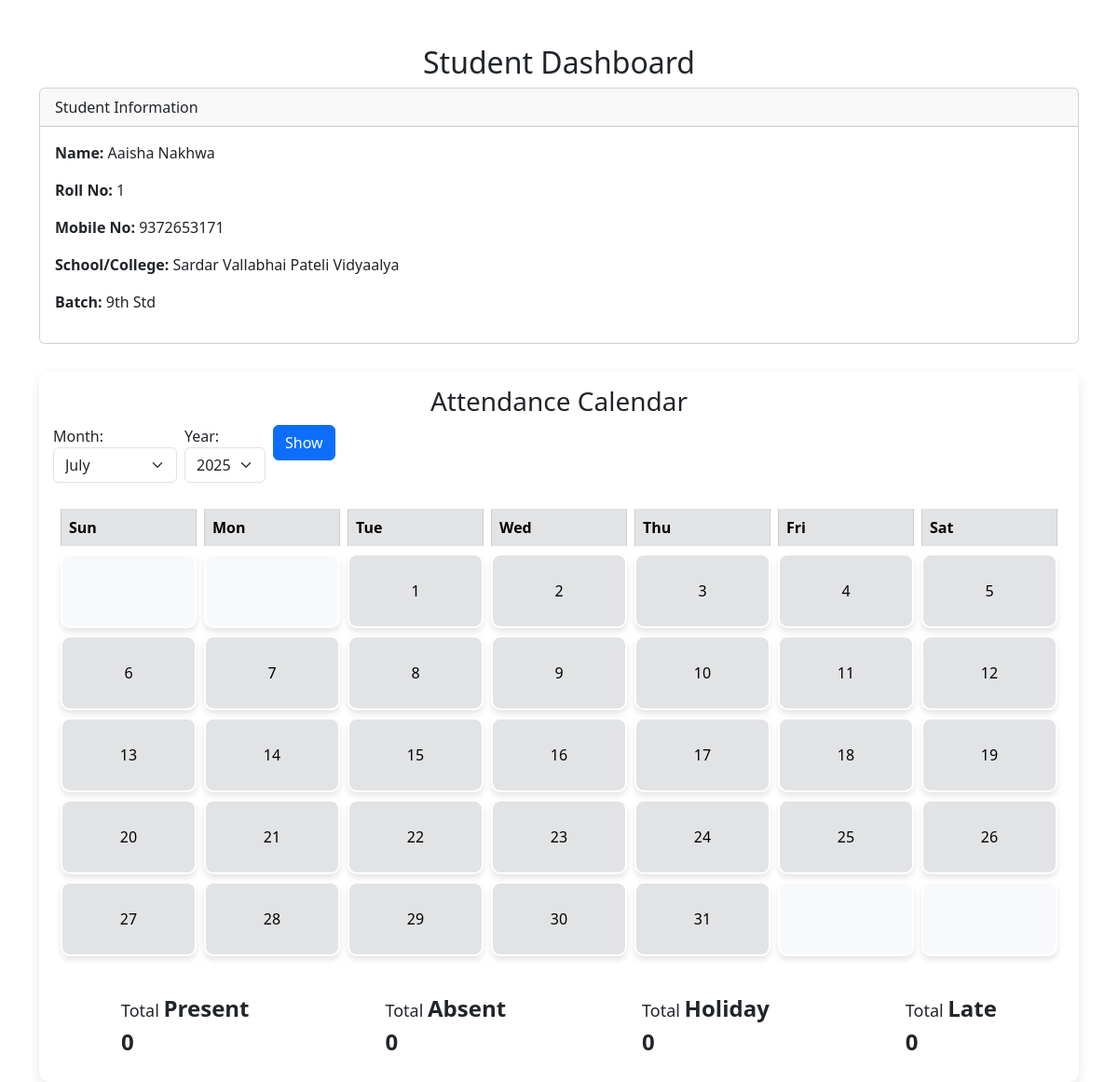
The page /student_dashboard/attendance_crud/index.php (signed in) on the database as committed earlier.
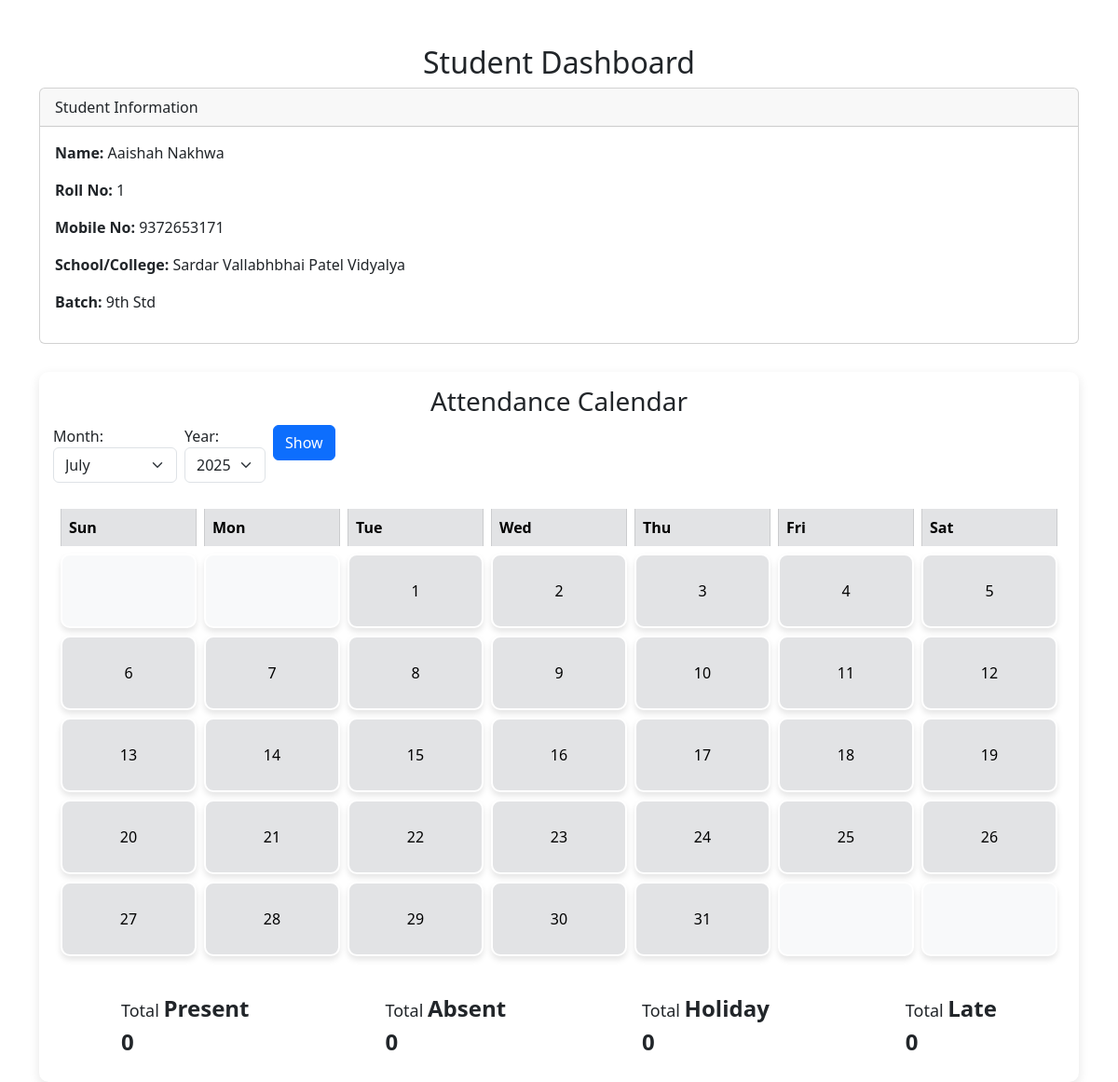
The same page on the database as committed later.
### tables this page shows
CREATE TABLE `student_record` (
  `photo` varchar(200) DEFAULT NULL,
  `student_id` varchar(200) NOT NULL,
  `first_name` varchar(100) DEFAULT NULL,
  `last_name` varchar(100) DEFAULT NULL,
  `roll_no` varchar(200) DEFAULT NULL,
  `parent_name` varchar(200) DEFAULT NULL,
  `dob` date DEFAULT NULL,
  `mobile_no` varchar(200) DEFAULT NULL,
  `gender` varchar(200) DEFAULT NULL,
  `address` varchar(200) DEFAULT NULL,
  `batch_name` varchar(200) DEFAULT NULL,
  `start_date` date DEFAULT NULL,
  `class_subject` varchar(200) DEFAULT NULL,
  `school_college` varchar(200) DEFAULT NULL,
  `attachment` varchar(200) DEFAULT NULL,
  `email` varchar(100) DEFAULT NULL,
  `std` varchar(100) DEFAULT NULL,
  `reciept_no` varchar(200) DEFAULT NULL,
  `password` varchar(200) DEFAULT NULL
);

### student_dashboard/attendance_crud/index.php (the view, shortened to what this page needs)
<?php
include "../database/config.php";
$mobile = $_SESSION['student'];
$sql = "SELECT * FROM student_record WHERE mobile_no = '$mobile'";
$result = mysqli_query($conn, $sql);
if (mysqli_num_rows($result) > 0) {
    $student = mysqli_fetch_assoc($result);
} else {
    echo "No student found with this mobile number.";
    exit();
}
$selected_year = date('Y');
$selected_month = date('m');
$daysInMonth = cal_days_in_month(CAL_GREGORIAN, $selected_month, $selected_year);
$total_present = 0;
$total_absent = 0;
$total_holiday = 0;
$total_late = 0;
?>
<!DOCTYPE html>
<html lang="en">
<head>
    <link href="https://cdn.jsdelivr.net/npm/bootstrap@5.3.0-alpha1/dist/css/bootstrap.min.css" rel="stylesheet">
</head>
<body>
<div class="container mt-5">
    <h2 class="text-center">Student Dashboard</h2>
    <div class="card mb-3">
        <div class="card-header">Student Information</div>
        <div class="card-body">
            <p><strong>Name:</strong> <?php echo $student['first_name'] . " " . $student['last_name']; ?></p>
            <p><strong>Roll No:</strong> <?php echo $student['roll_no']; ?></p>
            <p><strong>Mobile No:</strong> <?php echo $student['mobile_no']; ?></p>
            <p><strong>School/College:</strong> <?php echo $student['school_college']; ?></p>
            <p><strong>Batch:</strong> <?php echo $student['batch_name']; ?></p>
        </div>
    </div>
    <div class="calendar-container">
        <h3 class="text-center">Attendance Calendar</h3>
        <div class="dropdowns">
            <form method="GET" class="d-flex">
                <div class="form-group">
                    <label for="month">Month:</label>
                    <select name="month" id="month" class="form-select">
                        <?php
                        for ($m = 1; $m <= 12; $m++) {
                            $month_str = str_pad($m, 2, '0', STR_PAD_LEFT);
                            $selected = ($selected_month == $month_str) ? 'selected' : '';
                            echo "<option value='$m' $selected>" . date('F', mktime(0, 0, 0, $m, 1)) . "</option>";
                        }
                        ?>
                    </select>
                </div>
                <div class="form-group mx-2">
                    <label for="year">Year:</label>
                    <select name="year" id="year" class="form-select">
                        <?php
                        for ($y = date('Y') - 5; $y <= date('Y') + 1; $y++) {
                            $selected = ($selected_year == $y) ? 'selected' : '';
                            echo "<option value='$y' $selected>$y</option>";
                        }
                        ?>
                    </select>
                </div>
                <div class="form-group">
                    <button type="submit" class="btn btn-primary">Show</button>
                </div>
            </form>
        </div>
        <table class="table table-bordered calendar-table">
            <thead>
                <tr class="table-secondary">
                    <th>Sun</th>
                    <th>Mon</th>
                    <th>Tue</th>
                    <th>Wed</th>
                    <th>Thu</th>
                    <th>Fri</th>
                    <th>Sat</th>
                </tr>
            </thead>
            <tbody>
            <?php
            $firstDay = date('w', strtotime("$selected_year-$selected_month-01"));
            $day = 1;
            echo "<tr>";
            for ($i = 0; $i < $firstDay; $i++) {
                echo "<td></td>";
            }
            while ($day <= $daysInMonth) {
                if (($i % 7) == 0) {
                    echo "</tr><tr>";
                }
                $statusClass = "other";
                echo "<td class='$statusClass'>$day</td>";
                $day++;
                $i++;
            }
            while (($i % 7) != 0) {
                echo "<td></td>";
                $i++;
            }
            echo "</tr>";
            ?>
            </tbody>
        </table>
        <div class="summary-container">
            <div class="summary-item">
                <p>Total <strong>Present</strong></p>
                <strong><?php echo $total_present; ?></strong>
            </div>
            <div class="summary-item">
                <p>Total <strong>Absent</strong></p>
                <strong><?php echo $total_absent; ?></strong>
            </div>
            <div class="summary-item">
                <p>Total <strong>Holiday</strong></p>
                <strong><?php echo $total_holiday; ?></strong>
            </div>
            <div class="summary-item">
                <p>Total <strong>Late</strong></p>
                <strong><?php echo $total_late; ?></strong>
            </div>
        </div>
    </div>
</div>
</body>
</html>

Rows that differ between the two databases and show on the page:
changed student_record "Nakhwa": first_name "Aaisha" → "Aaishah"; school_college "Sardar Vallabhai Pateli Vidyaalya" → "Sardar Vallabhbhai Patel Vidyalya"
